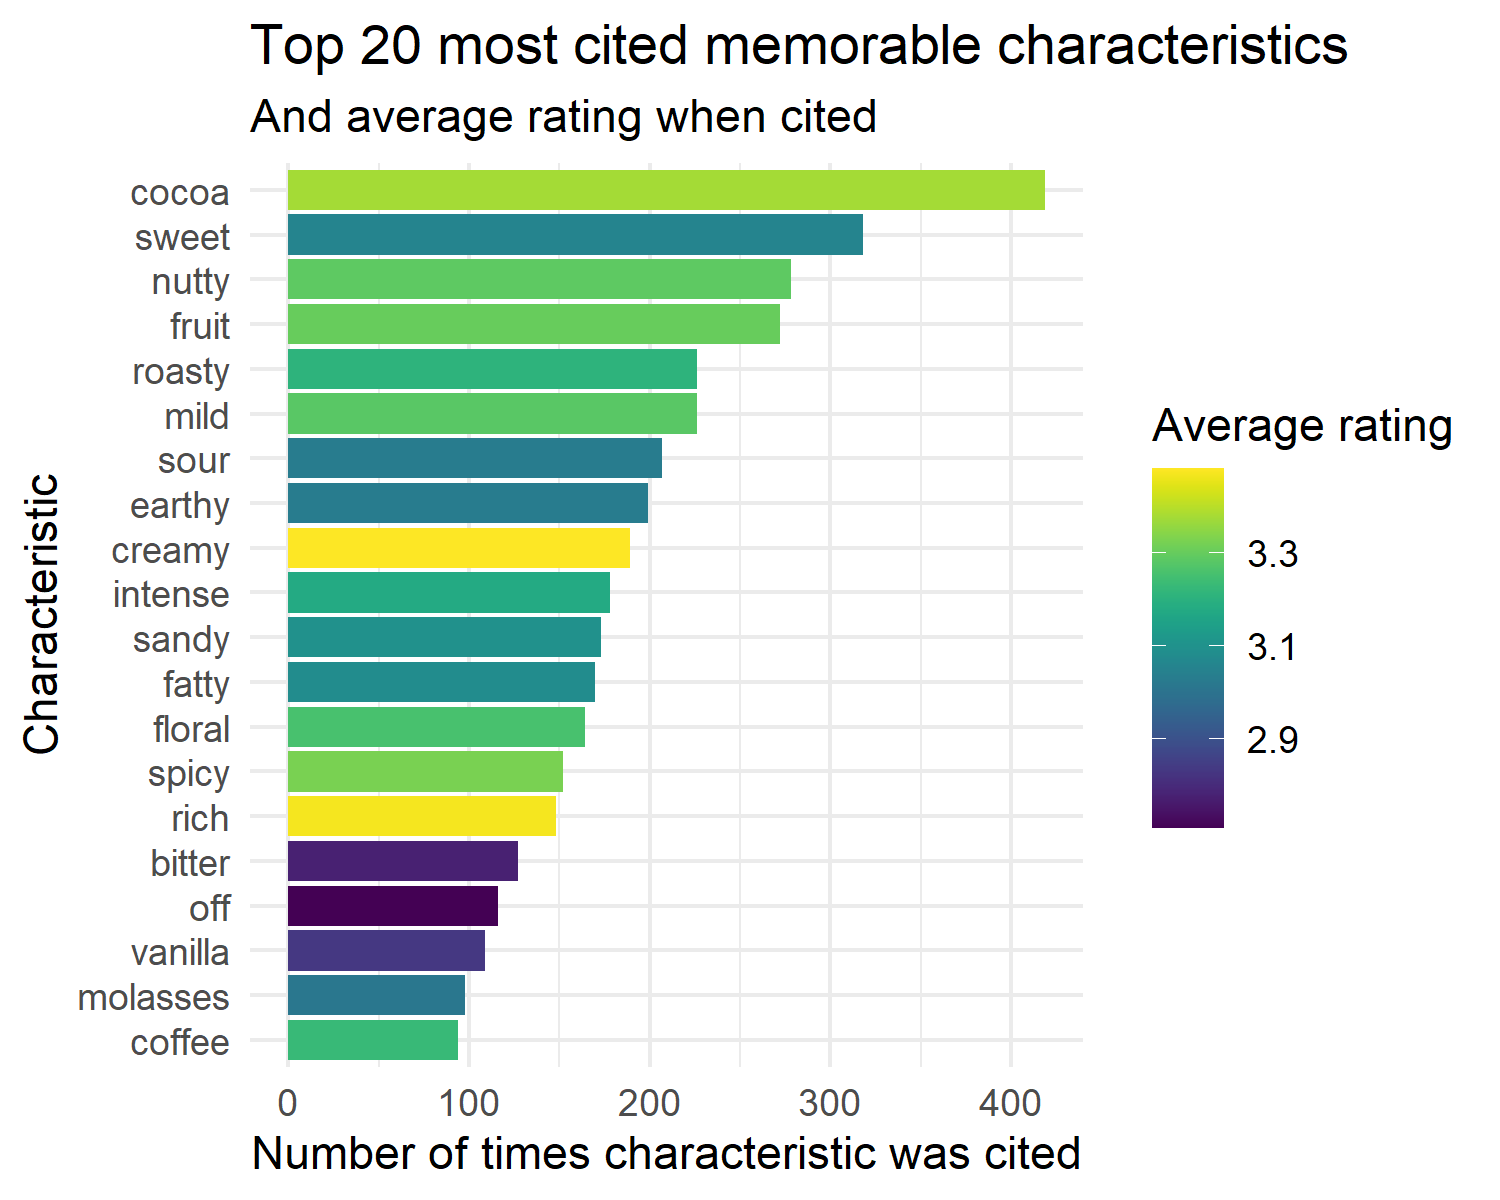

The R source for this figure:
library(dplyr)
library(tidyr)
library(ggplot2)
library(stringr)
library(viridis)

df <- readr::read_csv('https://raw.githubusercontent.com/rfordatascience/tidytuesday/master/data/2022/2022-01-18/chocolate.csv')

my_chars <- gsub(",", " ", df$most_memorable_characteristics)
my_chars <- gsub("  ", " ", my_chars)
my_chars <- str_split(my_chars,
                      pattern = " ",
                      simplify = TRUE)
my_chars <- trimws(my_chars)

cbind(df, my_chars) %>%
  pivot_longer(cols = as.character(c(1:ncol(my_chars))),
               values_to = "my_chars") %>%
  filter(!is.na(my_chars),
         my_chars != "") %>%
  group_by(my_chars) %>%
  summarise(avg_rating = mean(rating),
            num_chars = n()) %>%
  mutate(rating_order = rank(-avg_rating,
                             ties.method = "random"),
         num_chars_order = rank(-num_chars,
                                ties.method = "random")) %>%
  filter(num_chars_order <= 20) %>%
  ggplot(aes(x = reorder(my_chars, num_chars), 
             y = num_chars)) + 
  geom_col(aes(fill = avg_rating)) +
  coord_flip() +
  labs(title = "Top 20 most cited memorable characteristics",
       subtitle = "And average rating when cited",
       x = "Characteristic",
       y = "Number of times characteristic was cited",
       fill = "Average rating") +
  theme_minimal() +
  scale_fill_viridis()

ggsave("20220118_chocolate/20220118_chocolate.png",
       width = 5,
       height = 4,
       bg = "white")  

